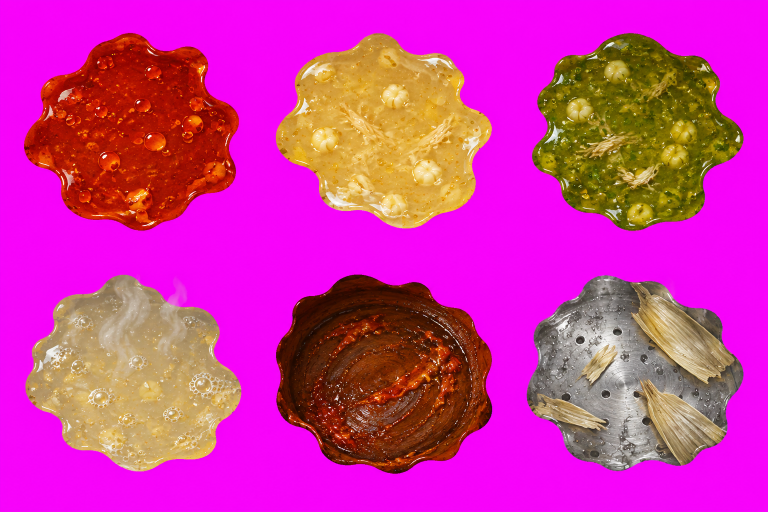
#> input picture art-source/TaqueriaNeon/ia/huecos_ollas.png, 1536 x 1024 px (shown at 1/2 size)
$ python huecos.py out.png
#> lines starting #> are read from the running program, lines starting #| are printed output that depends on the picture
"""Huecos organicos que van apareciendo en las ollas al servir (cucharonazos).
De ia/huecos_ollas.png (6 texturas: caldo rojo, blanco, verde, agua de elote, fondo de barro, fondo de vaporera)
saca el centro de cada una y le pone una orilla irregular suave con una sombrita adentro, para que parezca hundido.
uso: python3 huecos.py carpeta_salida"""
import sys, os
import numpy as np
from PIL import Image, ImageFilter

OUT = sys.argv[1]
SRC = os.path.join(os.path.dirname(os.path.abspath(__file__)), 'ia', 'huecos_ollas.png')
NOMBRES = ['hueco_rojo', 'hueco_blanco', 'hueco_verde', 'hueco_agua', 'hueco_barro', 'hueco_vaporera']
S = 256
rng = np.random.default_rng(7)

im = Image.open(SRC).convert('RGB')
W, H = im.size
#> W = 1536; H = 1024
cw, ch = W / 3, H / 2
#> cw = 512; ch = 512
yy, xx = np.mgrid[0:S, 0:S]
cx = cy = (S - 1) / 2
ang = np.arctan2(yy - cy, xx - cx)
dist = np.hypot(xx - cx, yy - cy) / (S / 2)

for i, nm in enumerate(NOMBRES):
    c, r = i % 3, i // 3
    mx, my = (c + 0.5) * cw, (r + 0.5) * ch
    side = min(cw, ch) * 0.46  # solo el centro: sin la orilla de florecita
    tex = im.crop((int(mx - side / 2), int(my - side / 2), int(mx + side / 2), int(my + side / 2))).resize((S, S), Image.LANCZOS)
    # orilla irregular: radio con ondas suaves al azar
    rad = 0.78 + sum(rng.uniform(0.02, 0.06) * np.sin(k * ang + rng.uniform(0, 6.28)) for k in (2, 3, 5, 7))
    m = np.clip((rad - dist) / 0.10, 0, 1)
    alpha = Image.fromarray((m * 255).astype(np.uint8)).filter(ImageFilter.GaussianBlur(3))
    # sombrita en la orilla de adentro: se ve hundido
    a = np.asarray(alpha).astype(float) / 255
    edge = np.clip(1 - (rad - dist) / 0.22, 0, 1) * (a > 0)
    t = np.asarray(tex).astype(float)
    if nm == 'hueco_blanco':  # el caldo blanco salia muy amarillo: mas crema, como el de la olla
        t = t * 0.55 + np.array([226, 214, 186]) * 0.45
    t = t * 0.88 * (1 - 0.45 * edge[..., None])  # un poco mas oscuro: el nivel bajo
    out = np.dstack([np.clip(t, 0, 255), a * 255]).astype(np.uint8)
    out[out[..., 3] == 0] = 0
    Image.fromarray(out, 'RGBA').save(os.path.join(OUT, nm + '.png'), optimize=True)
    print(nm)
#> this loop made 6 passes
#> pass 1, `tex = im.crop((int(mx - side / 2), int(my - side / 2), int(mx + side /..`:
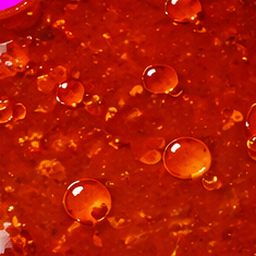
#> tex: PIL image 256x256 RGB; mean R, G, B 174.9, 25.4, 4
#> pass 1, `alpha = Image.fromarray((m * 255).astype(np.uint8)).filter(ImageFilter..`:
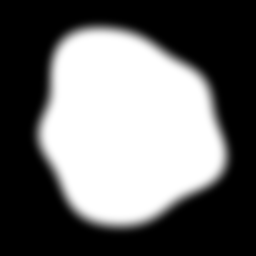
#> alpha: PIL image 256x256 L; min 0, max 255, mean 107.5
#> pass 1, `edge = np.clip(1 - (rad - dist) / 0.22, 0, 1) * (a > 0)`:
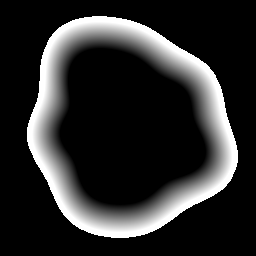
#> edge: shape (256, 256) float64; min 0, max 1, mean 0.177
#> after the loop:
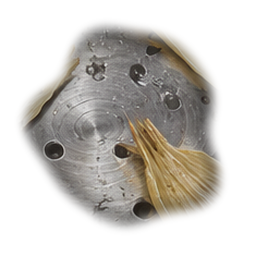
#> out: shape (256, 256, 4); mean R, G, B, A 65.5, 61.2, 54.8, 107.4; transparent parts drawn white
#> after the loop:
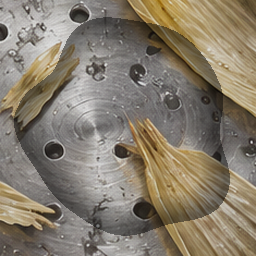
#> t: shape (256, 256, 3) float64; mean R, G, B 134.7, 125, 109.3

$ run again, with art-source/TaqueriaNeon/ia/carnes_extra_hoja.png copied over art-source/TaqueriaNeon/ia/huecos_ollas.png
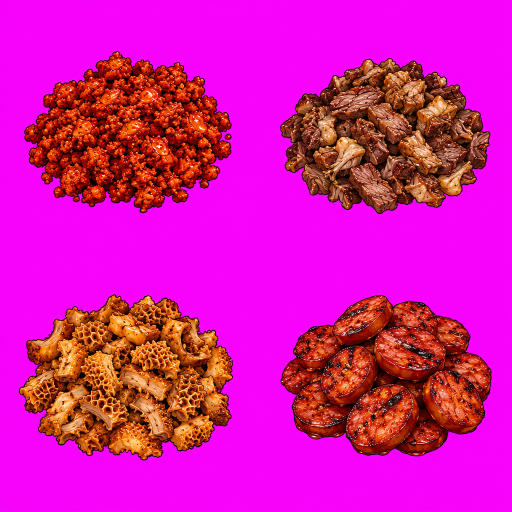
#> input picture art-source/TaqueriaNeon/ia/carnes_extra_hoja.png, 1024 x 1024 px (shown at 1/2 size)
#> after the loop `for i, nm in enumerate(NOMBRES):`:
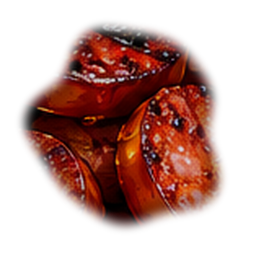
#> out: shape (256, 256, 4); mean R, G, B, A 56.4, 16.2, 9.1, 107.4; transparent parts drawn white
#> after the loop `for i, nm in enumerate(NOMBRES):`:
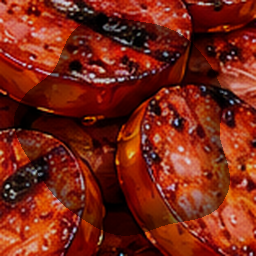
#> t: shape (256, 256, 3) float64; mean R, G, B 123.6, 37.9, 21.5
